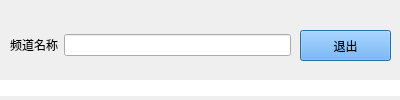
<?xml version="1.0" encoding="UTF-8"?>
<ui version="4.0">
    <class>QuitChaDialog</class>
    <widget class="QDialog" name="QuitChaDialog">
        <property name="geometry">
            <rect>
                <x>0</x>
                <y>0</y>
                <width>400</width>
                <height>100</height>
            </rect>
        </property>
        <property name="sizePolicy">
            <sizepolicy hsizetype="Fixed" vsizetype="Fixed">
                <horstretch>0</horstretch>
                <verstretch>0</verstretch>
            </sizepolicy>
        </property>
        <property name="minimumSize">
            <size>
                <width>400</width>
                <height>100</height>
            </size>
        </property>
        <property name="maximumSize">
            <size>
                <width>400</width>
                <height>100</height>
            </size>
        </property>
        <property name="windowTitle">
            <string>退出频道</string>
        </property>
        <widget class="QWidget" name="gridLayoutWidget">
            <property name="geometry">
                <rect>
                    <x>10</x>
                    <y>20</y>
                    <width>281</width>
                    <height>51</height>
                </rect>
            </property>
            <layout class="QGridLayout" name="gridLayout" rowstretch="0">
                <item row="0" column="0">
                    <widget class="QLabel" name="label">
                        <property name="text">
                            <string>频道名称</string>
                        </property>
                    </widget>
                </item>
                <item row="0" column="1">
                    <widget class="QLineEdit" name="chaNameEdit"/>
                </item>
            </layout>
        </widget>
        <widget class="QLabel" name="msgBox">
            <property name="geometry">
                <rect>
                    <x>0</x>
                    <y>80</y>
                    <width>401</width>
                    <height>16</height>
                </rect>
            </property>
            <property name="styleSheet">
                <string notr="true">background-color: rgb(255, 255, 255);</string>
            </property>
            <property name="text">
                <string/>
            </property>
        </widget>
        <widget class="QPushButton" name="quitBtn">
            <property name="geometry">
                <rect>
                    <x>300</x>
                    <y>30</y>
                    <width>91</width>
                    <height>31</height>
                </rect>
            </property>
            <property name="styleSheet">
                <string notr="true">background-color: rgb(85, 170, 255);
                    font: 700 9pt &quot;Microsoft YaHei UI&quot;;
                </string>
            </property>
            <property name="text">
                <string>退出</string>
            </property>
        </widget>
    </widget>
    <resources/>
    <connections/>
</ui>
